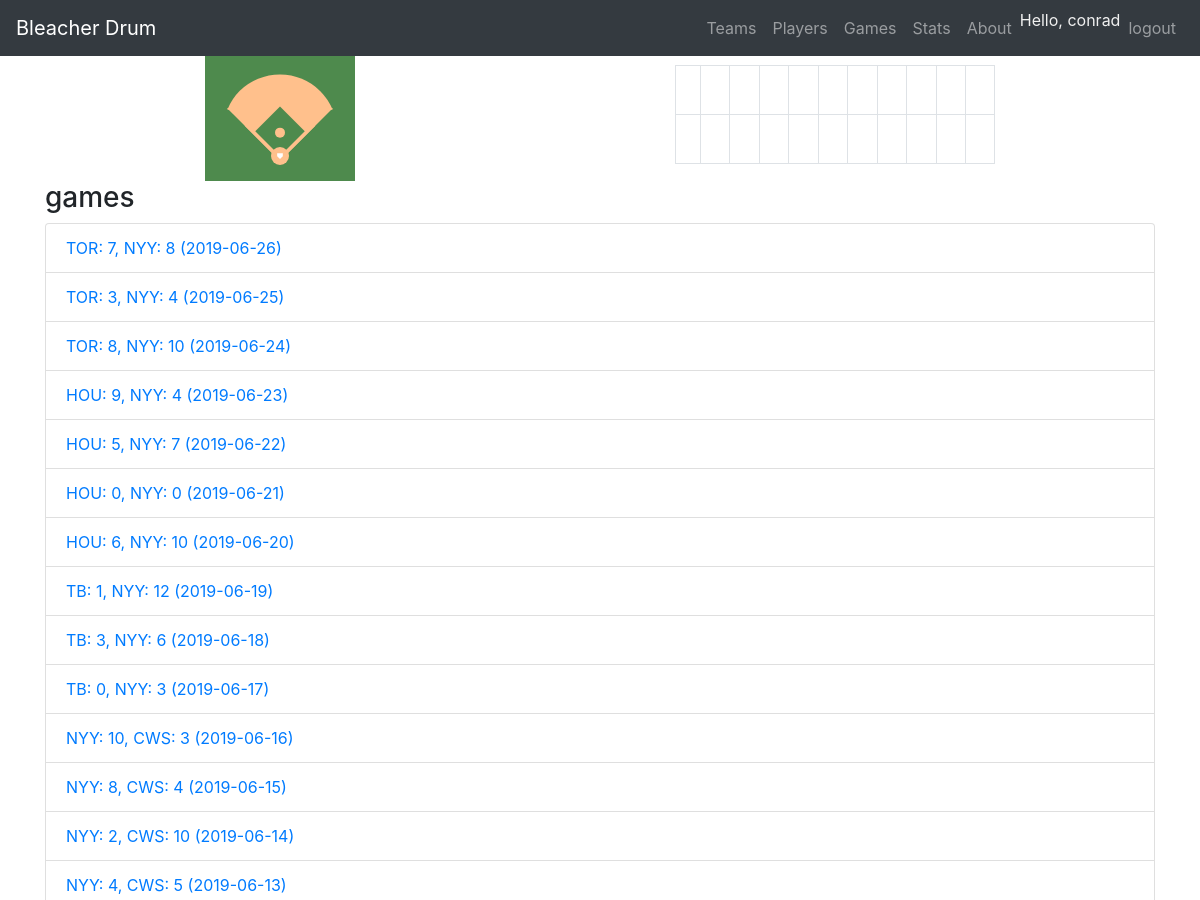
The page /games/ (signed in, upper part) on the database as committed earlier.
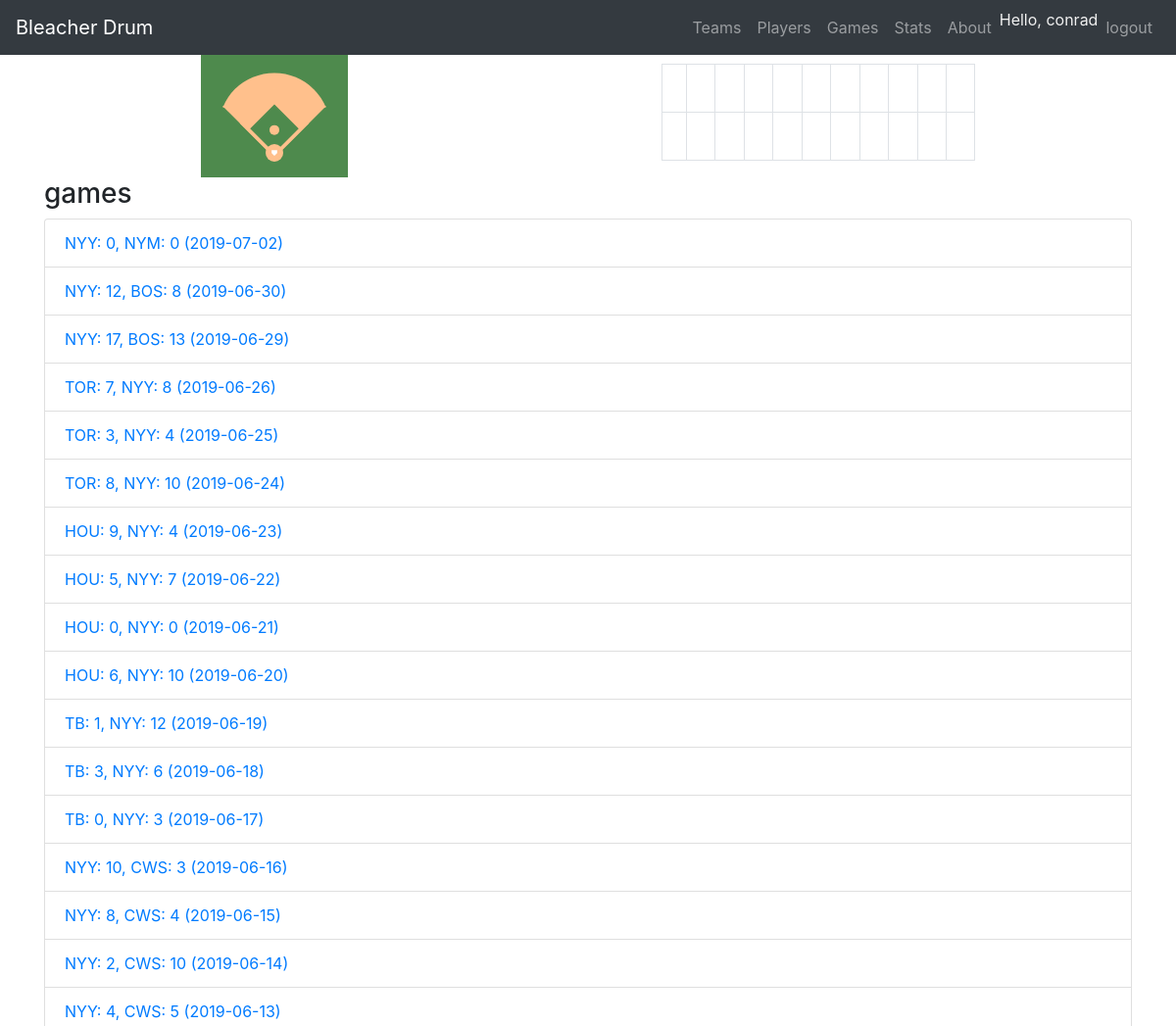
The same page on the database as committed later.
### lineup_app/models.py (models this page shows)
class Game(models.Model):
    team_home = models.ForeignKey(Team, on_delete=models.CASCADE, related_name='team_home')
    team_away = models.ForeignKey(Team, on_delete=models.CASCADE, related_name='team_away')
    runs_home = models.IntegerField()
    runs_away = models.IntegerField()
    date = models.DateField(default=django.utils.timezone.now)
    owner = models.ForeignKey(User, on_delete=models.CASCADE)
    def __str__(self):
        return str(self.team_away) + ': ' + str(self.runs_away) + ', ' + str(self.team_home) + ': ' + str(self.runs_home) + ' (' + str(self.date) + ')'

class Team(models.Model):
    location = models.CharField(max_length=50)
    name = models.CharField(max_length=50)
    abbr = models.CharField(max_length=3)
    owner = models.ForeignKey(User, on_delete=models.CASCADE)
    def __str__(self):
        return self.abbr

### lineup_app/views.py (the view)
# urls.py: path('games/', views.view_games),
@login_required
def view_games(request):
    games = Game.objects.filter(owner=request.user).order_by('-date').all()
    context = {'games': games}
    return render(request, 'lineup_app/view_games.html', context)

### lineup_app/templates/lineup_app/view_games.html (shortened to what this page needs)
{% extends 'lineup_app/header.html' %}
{% load static %}
{% block content %}
<h3>games</h3>
<ul class='list-group'>
    {% for game in games %}
    <li class='list-group-item'><a href='/{{ game.id }}/view_lineup'>{{ game }}</a></li>
    {% endfor %}
</ul>
{% endblock %}

Rows that differ between the two databases and show on the page:
added Game: team_away+runs_away+team_home "NYY: 0, NYM: 0 (2019-07-02)"
added Game: team_away+runs_away+team_home "NYY: 12, BOS: 8 (2019-06-30)"
added Game: team_away+runs_away+team_home "NYY: 17, BOS: 13 (2019-06-29)"
